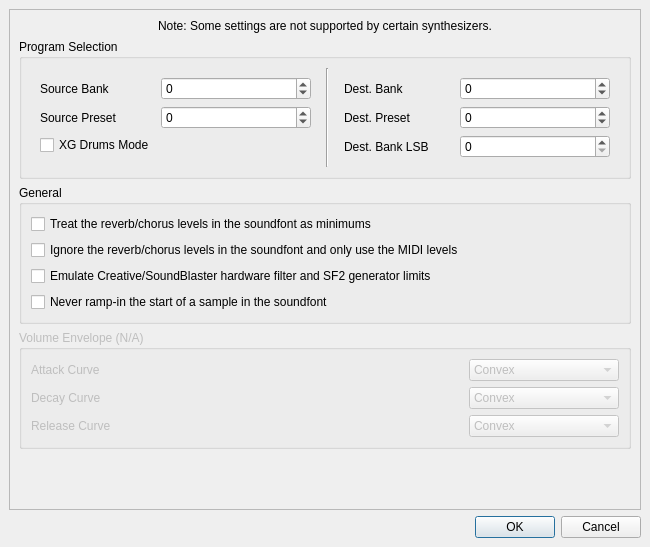
<?xml version="1.0" encoding="UTF-8"?>
<ui version="4.0">
 <class>SFSettings</class>
 <widget class="QWidget" name="SFSettings">
  <property name="geometry">
   <rect>
    <x>0</x>
    <y>0</y>
    <width>650</width>
    <height>547</height>
   </rect>
  </property>
  <property name="sizePolicy">
   <sizepolicy hsizetype="Fixed" vsizetype="Fixed">
    <horstretch>0</horstretch>
    <verstretch>0</verstretch>
   </sizepolicy>
  </property>
  <property name="minimumSize">
   <size>
    <width>650</width>
    <height>428</height>
   </size>
  </property>
  <property name="maximumSize">
   <size>
    <width>650</width>
    <height>800</height>
   </size>
  </property>
  <property name="windowTitle">
   <string>Form</string>
  </property>
  <layout class="QVBoxLayout" name="verticalLayout">
   <property name="leftMargin">
    <number>9</number>
   </property>
   <property name="topMargin">
    <number>9</number>
   </property>
   <property name="rightMargin">
    <number>9</number>
   </property>
   <property name="bottomMargin">
    <number>9</number>
   </property>
   <item>
    <widget class="QScrollArea" name="scrollArea">
     <property name="widgetResizable">
      <bool>true</bool>
     </property>
     <widget class="QWidget" name="scrollAreaWidgetContents_2">
      <property name="geometry">
       <rect>
        <x>0</x>
        <y>0</y>
        <width>621</width>
        <height>510</height>
       </rect>
      </property>
      <layout class="QVBoxLayout" name="verticalLayout_2">
       <item>
        <widget class="QLabel" name="label_6">
         <property name="sizePolicy">
          <sizepolicy hsizetype="Preferred" vsizetype="Maximum">
           <horstretch>0</horstretch>
           <verstretch>0</verstretch>
          </sizepolicy>
         </property>
         <property name="text">
          <string>&lt;html&gt;&lt;head/&gt;&lt;body&gt;&lt;p align=&quot;center&quot;&gt;Note: Some settings are not supported by certain synthesizers.&lt;/p&gt;&lt;/body&gt;&lt;/html&gt;</string>
         </property>
        </widget>
       </item>
       <item>
        <widget class="QGroupBox" name="groupBox">
         <property name="sizePolicy">
          <sizepolicy hsizetype="Preferred" vsizetype="Maximum">
           <horstretch>0</horstretch>
           <verstretch>0</verstretch>
          </sizepolicy>
         </property>
         <property name="title">
          <string>Program Selection</string>
         </property>
         <layout class="QHBoxLayout" name="horizontalLayout">
          <item>
           <widget class="QWidget" name="gridWidget" native="true">
            <layout class="QGridLayout" name="gridLayout">
             <item row="1" column="1">
              <widget class="QSpinBox" name="sPreset">
               <property name="minimum">
                <number>-1</number>
               </property>
               <property name="maximum">
                <number>127</number>
               </property>
              </widget>
             </item>
             <item row="0" column="1">
              <widget class="QSpinBox" name="sBank">
               <property name="minimumSize">
                <size>
                 <width>150</width>
                 <height>0</height>
                </size>
               </property>
               <property name="minimum">
                <number>-1</number>
               </property>
               <property name="maximum">
                <number>128</number>
               </property>
              </widget>
             </item>
             <item row="0" column="0">
              <widget class="QLabel" name="label">
               <property name="sizePolicy">
                <sizepolicy hsizetype="MinimumExpanding" vsizetype="Preferred">
                 <horstretch>0</horstretch>
                 <verstretch>0</verstretch>
                </sizepolicy>
               </property>
               <property name="text">
                <string>Source Bank</string>
               </property>
              </widget>
             </item>
             <item row="1" column="0">
              <widget class="QLabel" name="label_2">
               <property name="text">
                <string>Source Preset</string>
               </property>
              </widget>
             </item>
             <item row="2" column="0">
              <widget class="QCheckBox" name="xgmode">
               <property name="text">
                <string>XG Drums Mode</string>
               </property>
              </widget>
             </item>
            </layout>
           </widget>
          </item>
          <item>
           <widget class="Line" name="line">
            <property name="orientation">
             <enum>Qt::Orientation::Vertical</enum>
            </property>
           </widget>
          </item>
          <item>
           <widget class="QWidget" name="gridWidget1" native="true">
            <layout class="QGridLayout" name="gridLayout_2">
             <item row="0" column="1">
              <widget class="QSpinBox" name="dBank">
               <property name="minimumSize">
                <size>
                 <width>150</width>
                 <height>0</height>
                </size>
               </property>
               <property name="minimum">
                <number>-1</number>
               </property>
               <property name="maximum">
                <number>128</number>
               </property>
              </widget>
             </item>
             <item row="0" column="0">
              <widget class="QLabel" name="label_3">
               <property name="sizePolicy">
                <sizepolicy hsizetype="MinimumExpanding" vsizetype="Preferred">
                 <horstretch>0</horstretch>
                 <verstretch>0</verstretch>
                </sizepolicy>
               </property>
               <property name="text">
                <string>Dest. Bank</string>
               </property>
              </widget>
             </item>
             <item row="1" column="1">
              <widget class="QSpinBox" name="dPreset">
               <property name="minimum">
                <number>-1</number>
               </property>
               <property name="maximum">
                <number>127</number>
               </property>
              </widget>
             </item>
             <item row="1" column="0">
              <widget class="QLabel" name="label_4">
               <property name="text">
                <string>Dest. Preset</string>
               </property>
              </widget>
             </item>
             <item row="2" column="0">
              <widget class="QLabel" name="label_5">
               <property name="text">
                <string>Dest. Bank LSB</string>
               </property>
              </widget>
             </item>
             <item row="2" column="1">
              <widget class="QSpinBox" name="dBankLsb">
               <property name="maximum">
                <number>127</number>
               </property>
              </widget>
             </item>
            </layout>
           </widget>
          </item>
         </layout>
        </widget>
       </item>
       <item>
        <widget class="QGroupBox" name="groupBox_2">
         <property name="sizePolicy">
          <sizepolicy hsizetype="Preferred" vsizetype="Maximum">
           <horstretch>0</horstretch>
           <verstretch>0</verstretch>
          </sizepolicy>
         </property>
         <property name="title">
          <string>General</string>
         </property>
         <layout class="QVBoxLayout" name="verticalLayout_3">
          <item>
           <widget class="QCheckBox" name="minfx">
            <property name="text">
             <string>Treat the reverb/chorus levels in the soundfont as minimums</string>
            </property>
           </widget>
          </item>
          <item>
           <widget class="QCheckBox" name="nofx">
            <property name="text">
             <string>Ignore the reverb/chorus levels in the soundfont and only use the MIDI levels</string>
            </property>
           </widget>
          </item>
          <item>
           <widget class="QCheckBox" name="sblimits">
            <property name="text">
             <string>Emulate Creative/SoundBlaster hardware filter and SF2 generator limits</string>
            </property>
           </widget>
          </item>
          <item>
           <widget class="QCheckBox" name="norampin">
            <property name="text">
             <string>Never ramp-in the start of a sample in the soundfont</string>
            </property>
           </widget>
          </item>
         </layout>
        </widget>
       </item>
       <item>
        <widget class="QGroupBox" name="groupBox_3">
         <property name="enabled">
          <bool>false</bool>
         </property>
         <property name="sizePolicy">
          <sizepolicy hsizetype="Preferred" vsizetype="Maximum">
           <horstretch>0</horstretch>
           <verstretch>0</verstretch>
          </sizepolicy>
         </property>
         <property name="title">
          <string>Volume Envelope (N/A)</string>
         </property>
         <layout class="QGridLayout" name="gridLayout_3">
          <item row="1" column="1">
           <widget class="QComboBox" name="decayCurve">
            <item>
             <property name="text">
              <string>Convex</string>
             </property>
            </item>
            <item>
             <property name="text">
              <string>Linear</string>
             </property>
            </item>
           </widget>
          </item>
          <item row="0" column="1">
           <widget class="QComboBox" name="attackCurve">
            <property name="minimumSize">
             <size>
              <width>150</width>
              <height>0</height>
             </size>
            </property>
            <item>
             <property name="text">
              <string>Convex</string>
             </property>
            </item>
            <item>
             <property name="text">
              <string>Linear</string>
             </property>
            </item>
           </widget>
          </item>
          <item row="1" column="0">
           <widget class="QLabel" name="label_8">
            <property name="text">
             <string>Decay Curve</string>
            </property>
           </widget>
          </item>
          <item row="0" column="0">
           <widget class="QLabel" name="label_7">
            <property name="sizePolicy">
             <sizepolicy hsizetype="MinimumExpanding" vsizetype="Preferred">
              <horstretch>0</horstretch>
              <verstretch>0</verstretch>
             </sizepolicy>
            </property>
            <property name="text">
             <string>Attack Curve</string>
            </property>
           </widget>
          </item>
          <item row="2" column="0">
           <widget class="QLabel" name="label_9">
            <property name="text">
             <string>Release Curve</string>
            </property>
           </widget>
          </item>
          <item row="2" column="1">
           <widget class="QComboBox" name="releaseCurve">
            <item>
             <property name="text">
              <string>Convex</string>
             </property>
            </item>
            <item>
             <property name="text">
              <string>Linear</string>
             </property>
            </item>
           </widget>
          </item>
         </layout>
        </widget>
       </item>
       <item>
        <spacer name="verticalSpacer">
         <property name="orientation">
          <enum>Qt::Orientation::Vertical</enum>
         </property>
         <property name="sizeHint" stdset="0">
          <size>
           <width>20</width>
           <height>0</height>
          </size>
         </property>
        </spacer>
       </item>
      </layout>
     </widget>
    </widget>
   </item>
   <item>
    <widget class="QDialogButtonBox" name="buttonBox">
     <property name="standardButtons">
      <set>QDialogButtonBox::StandardButton::Cancel|QDialogButtonBox::StandardButton::Ok</set>
     </property>
    </widget>
   </item>
  </layout>
 </widget>
 <resources/>
 <connections/>
</ui>
